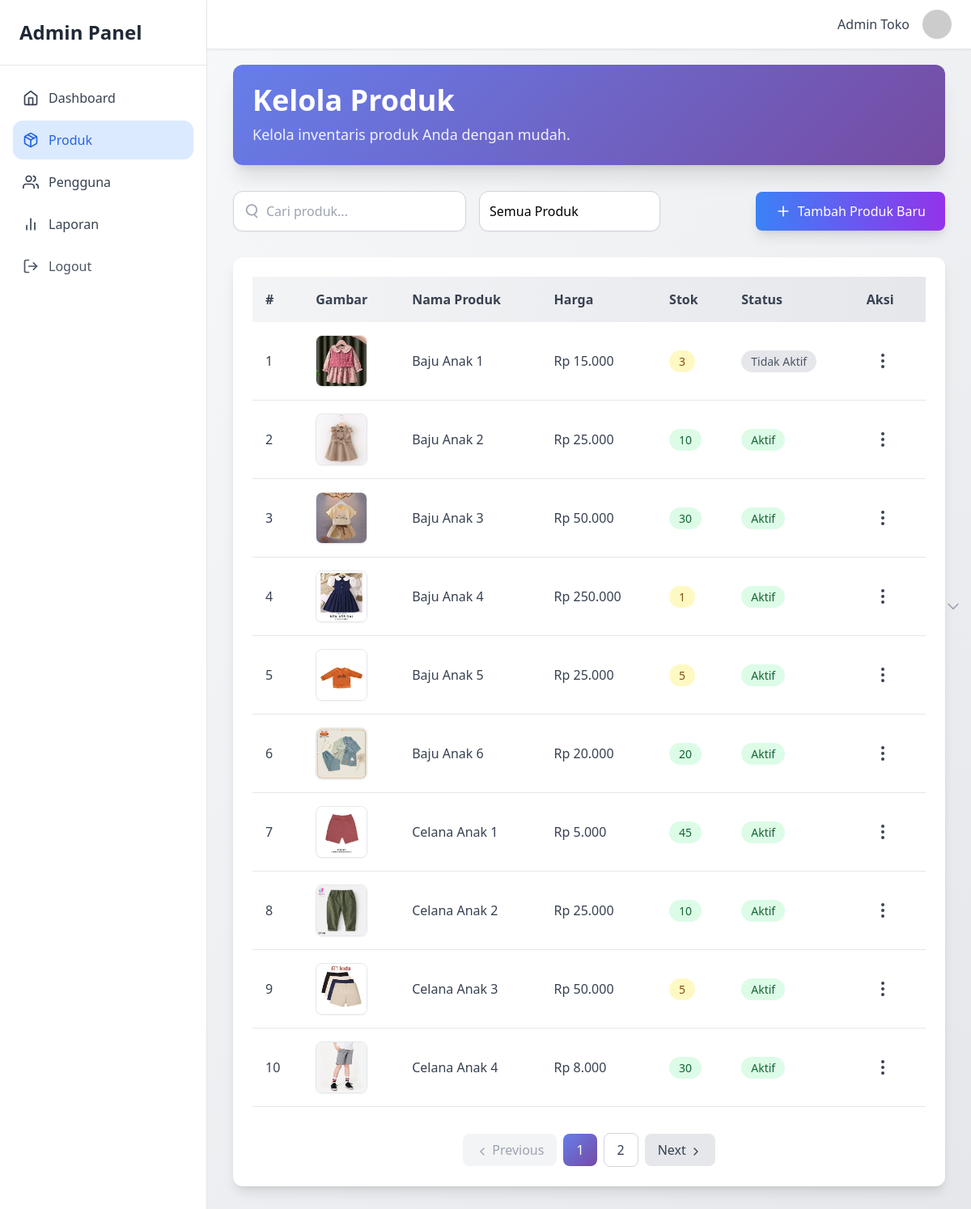
Page /dashboard/products (signed in) on the committed database.
### tables this page shows
CREATE TABLE `products` (
  `id` int(11) NOT NULL,
  `name` varchar(150) NOT NULL,
  `price` int(11) NOT NULL,
  `stock` int(11) NOT NULL,
  `image` varchar(255) DEFAULT NULL,
  `is_deleted` tinyint(1) DEFAULT 0,
  `created_at` datetime DEFAULT current_timestamp(),
  `updated_at` datetime DEFAULT current_timestamp() ON UPDATE current_timestamp()
);

### dashboard/products/ui/index.php (the view, shortened to what this page needs)
<!DOCTYPE html>
<html lang="en">
<head>
  <script src="https://cdn.tailwindcss.com"></script>
</head>
<body class="bg-gradient-to-br from-gray-50 to-gray-200 min-h-screen">
  <?php include "../../../include/layouts/sidebar.php"; ?>
  <?php include "../../../include/layouts/header.php"; ?>
  <?php include "../../../include/conn.php"; ?>
  <div class="ml-64 pt-20 p-8">
    <div class="gradient-bg text-white p-6 rounded-xl shadow-xl mb-8">
      <h1 class="text-4xl font-bold mb-2">Kelola Produk</h1>
      <p class="text-lg opacity-90">Kelola inventaris produk Anda dengan mudah.</p>
    </div>
    <div class="flex flex-col md:flex-row items-center justify-between gap-6 mb-8">
      <div class="flex flex-col sm:flex-row gap-4 w-full md:w-auto">
        <div class="relative group">
          <span class="absolute inset-y-0 left-3 flex items-center pointer-events-none text-gray-400 group-focus-within:text-blue-500 transition">
          </span>
          <input type="text" id="searchInput" onkeyup="liveSearch()"
            placeholder="Cari produk..."
            class="w-full sm:w-72 pl-10 pr-4 py-3 rounded-xl border border-gray-300 bg-white shadow-sm
           focus:ring-2 focus:ring-blue-500 focus:border-transparent transition-all outline-none
           hover:shadow-md placeholder-gray-400">
        </div>
        <form method="GET" action="" class="flex items-center">
          <select name="filter" id="filterStock"
            onchange="this.form.submit()"
            class="w-full sm:w-56 p-3 pr-10 rounded-xl border border-gray-300 bg-white shadow-sm
               focus:ring-2 focus:ring-blue-500 outline-none focus:border-transparent transition-all
               hover:shadow-md appearance-none">
            <option value="all" <?php echo (!isset($_GET['filter']) || $_GET['filter'] == 'all') ? 'selected' : ''; ?>>Semua Produk</option>
          </select>
          <span class="absolute inset-y-0 right-3 flex items-center pointer-events-none text-gray-400">
            <svg class="h-5 w-5" fill="none" stroke="currentColor" viewBox="0 0 24 24">
              <path stroke-linecap="round" stroke-linejoin="round" stroke-width="2"
                d="M19 9l-7 7-7-7" />
            </svg>
          </span>
        </form>
      </div>
      <a href="dashboard/products/create"
        class="flex items-center gap-2 bg-gradient-to-r from-blue-500 to-purple-600 text-white px-6 py-3 rounded-lg hover:from-blue-600 hover:to-purple-700 transition transform hover:scale-105 shadow-lg">
        <i data-feather="plus" class="w-5"></i>
        Tambah Produk Baru
      </a>
    </div>
    <div class="bg-white p-6 rounded-xl shadow-lg card-hover">
      <div class="overflow-x-auto">
        <table class="w-full border-collapse">
          <thead class="bg-gradient-to-r from-gray-100 to-gray-200">
            <tr class="text-left text-gray-700">
              <th class="p-4 font-semibold">#</th>
              <th class="p-4 font-semibold">Gambar</th>
              <th class="p-4 font-semibold">Nama Produk</th>
              <th class="p-4 font-semibold">Harga</th>
              <th class="p-4 font-semibold">Stok</th>
              <th class="p-4 font-semibold">Status</th>
              <th class="p-4 font-semibold">Aksi</th>
            </tr>
          </thead>
          <tbody class="text-gray-700" id="productTableBody">
            <?php
            $itemsPerPage = 10;
            $currentPage = isset($_GET['page']) ? (int)$_GET['page'] : 1;
            $offset = ($currentPage - 1) * $itemsPerPage;
            $whereClauses = [];
            $whereSQL = !empty($whereClauses) ? "WHERE " . implode(" AND ", $whereClauses) : "";
            $totalQuery = "SELECT COUNT(*) as total FROM products $whereSQL";
            $totalResult = $conn->query($totalQuery);
            $totalProducts = $totalResult->fetch_assoc()['total'];
            $totalPages = ceil($totalProducts / $itemsPerPage);
            $result = $conn->query("SELECT * FROM products $whereSQL ORDER BY name ASC LIMIT $itemsPerPage OFFSET $offset");
            if ($result->num_rows > 0) {
              $no = $offset + 1;
              while ($row = $result->fetch_assoc()) { ?>
                <tr class="border-b hover:bg-gray-50 transition">
                  <td class="p-4"><?php echo $no++; ?></td>
                  <td class="p-4">
                    <?php if ($row['image'] && file_exists($_SERVER['DOCUMENT_ROOT'] . '/toko-daffsha-kids/' . $row['image'])): ?>
                      <img src="<?php echo $row['image']; ?>"
                        alt="<?php echo $row['name']; ?>"
                        class="w-16 h-16 object-cover rounded-lg border shadow-sm">
                    <?php else: ?>
                      <div class="w-16 h-16 flex items-center justify-center bg-gray-100 rounded-lg border text-gray-400 shadow-sm">
                        <span>No Image</span>
                      </div>
                    <?php endif; ?>
                  </td>
                  <td class="p-4"><?php echo $row['name']; ?></td>
                  <td class="p-4">Rp <?php echo number_format($row['price'], 0, ',', '.'); ?></td>
                  <td class="p-4">
                    <?php
                    $stock = (int)$row['stock'];
                    if ($stock == 0) $color = "bg-red-100 text-red-800";
                    elseif ($stock < 10) $color = "bg-yellow-100 text-yellow-800";
                    else $color = "bg-green-100 text-green-800";
                    ?>
                    <span class="px-3 py-1 rounded-full text-sm font-medium <?= $color ?>">
                      <?= $stock ?>
                    </span>
                  </td>
                  <td class="p-4">
                    <?php if ($row['is_deleted'] == 0): ?>
                      <span class="px-3 py-1 rounded-full text-sm font-medium bg-green-100 text-green-800">
                        Aktif
                      </span>
                    <?php else: ?>
                      <span class="px-3 py-1 rounded-full text-sm font-medium bg-gray-200 text-gray-600">
                        Tidak Aktif
                      </span>
                    <?php endif; ?>
                  </td>
                  <td class="p-4 relative">
                    <button onclick="toggleMenu(<?php echo $row['id']; ?>)"
                      class="p-2 rounded hover:bg-gray-200 transition">
                      <i data-feather="more-vertical"></i>
                    </button>
                  </td>
                </tr>
              <?php }
            } ?>
          </tbody>
        </table>
      </div>
      <?php if ($totalPages > 1): ?>
        <div class="flex justify-center items-center mt-8 space-x-2">
          <?php
          $prevParams = http_build_query(array_merge($_GET, ['page' => $currentPage - 1]));
          if ($currentPage > 1): ?>
            <a href="dashboard/products/?<?php echo $prevParams; ?>"
              class="pagination-btn px-4 py-2 bg-gray-200 text-gray-700 rounded-lg hover:bg-gray-300">
              <i data-feather="chevron-left" class="w-4 h-4 inline"></i> Previous
            </a>
          <?php else: ?>
            <span class="px-4 py-2 bg-gray-100 text-gray-400 rounded-lg cursor-not-allowed">
              <i data-feather="chevron-left" class="w-4 h-4 inline"></i> Previous
            </span>
          <?php endif; ?>
          <?php for ($i = 1; $i <= $totalPages; $i++):
            $pageParams = http_build_query(array_merge($_GET, ['page' => $i])); ?>
            <a href="?<?php echo $pageParams; ?>"
              class="pagination-btn px-4 py-2 rounded-lg <?php echo $i == $currentPage ? 'pagination-active' : 'bg-white border border-gray-300 text-gray-700 hover:bg-gray-50'; ?>">
              <?php echo $i; ?>
            </a>
          <?php endfor; ?>
          <?php
          $nextParams = http_build_query(array_merge($_GET, ['page' => $currentPage + 1]));
          if ($currentPage < $totalPages): ?>
            <a href="dashboard/products/?<?php echo $nextParams; ?>"
              class="pagination-btn px-4 py-2 bg-gray-200 text-gray-700 rounded-lg hover:bg-gray-300">
              Next <i data-feather="chevron-right" class="w-4 h-4 inline"></i>
            </a>
          <?php else: ?>
            <span class="px-4 py-2 bg-gray-100 text-gray-400 rounded-lg cursor-not-allowed">
              Next <i data-feather="chevron-right" class="w-4 h-4 inline"></i>
            </span>
          <?php endif; ?>
        </div>
      <?php endif; ?>
    </div>
  </div>
</body>
</html>

### dashboard/products/ui/index.php (style rules this page uses)
.gradient-bg { background: linear-gradient(135deg, #667eea 0%, #764ba2 100%); }
.card-hover { transition: transform 0.3s ease, box-shadow 0.3s ease; }
.pagination-btn { transition: all 0.3s ease; }
.pagination-active { background: linear-gradient(135deg, #667eea, #764ba2); color: white; }

### rows in the picture
products: image (picture), name "Baju Anak 1", price "15.000", stock "3", is_deleted "Tidak Aktif"
products: image (picture), name "Baju Anak 2", price "25.000", stock "10", is_deleted "Aktif"
products: image (picture), name "Baju Anak 3", price "50.000", stock "30", is_deleted "Aktif"
products: image (picture), name "Baju Anak 4", price "250.000", stock "1", is_deleted "Aktif"
products: image (picture), name "Baju Anak 5", price "25.000", stock "5", is_deleted "Aktif"
products: image (picture), name "Baju Anak 6", price "20.000", stock "20", is_deleted "Aktif"
products: image (picture), name "Celana Anak 1", price "5.000", stock "45", is_deleted "Aktif"
products: image (picture), name "Celana Anak 2", price "25.000", stock "10", is_deleted "Aktif"
products: image (picture), name "Celana Anak 3", price "50.000", stock "5", is_deleted "Aktif"
products: image (picture), name "Celana Anak 4", price "8.000", stock "30", is_deleted "Aktif"

### other values in the picture
$_SESSION['user_name'] "Admin Toko"
